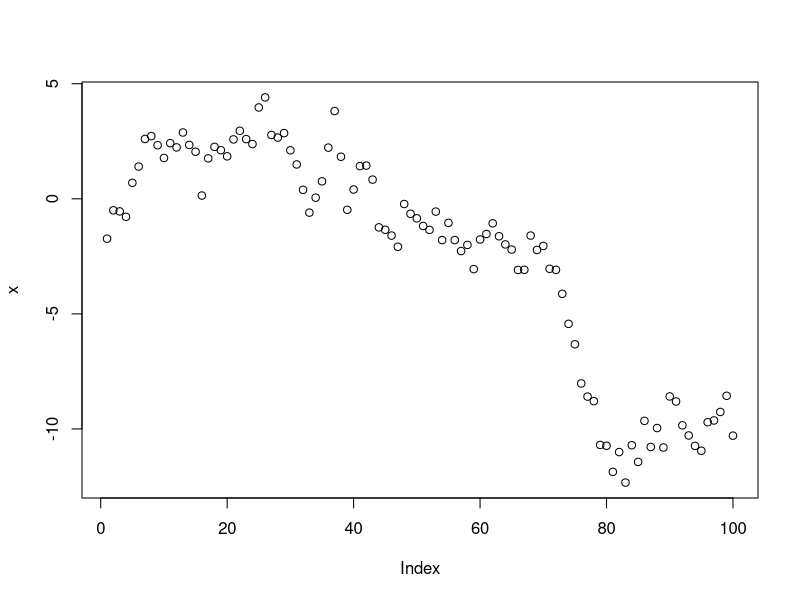
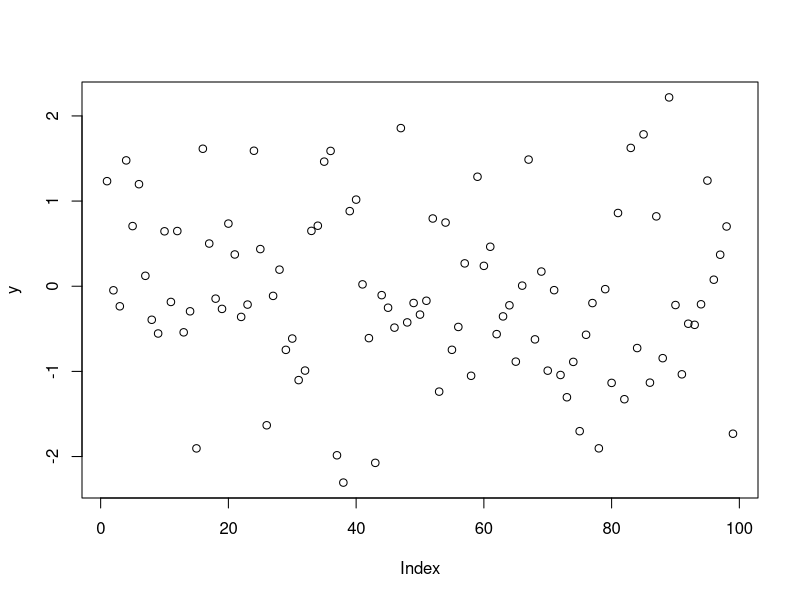
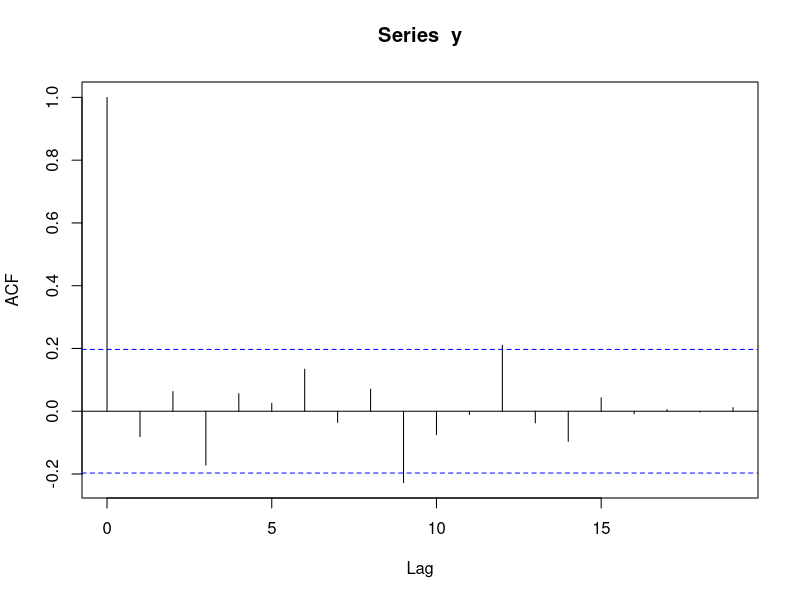
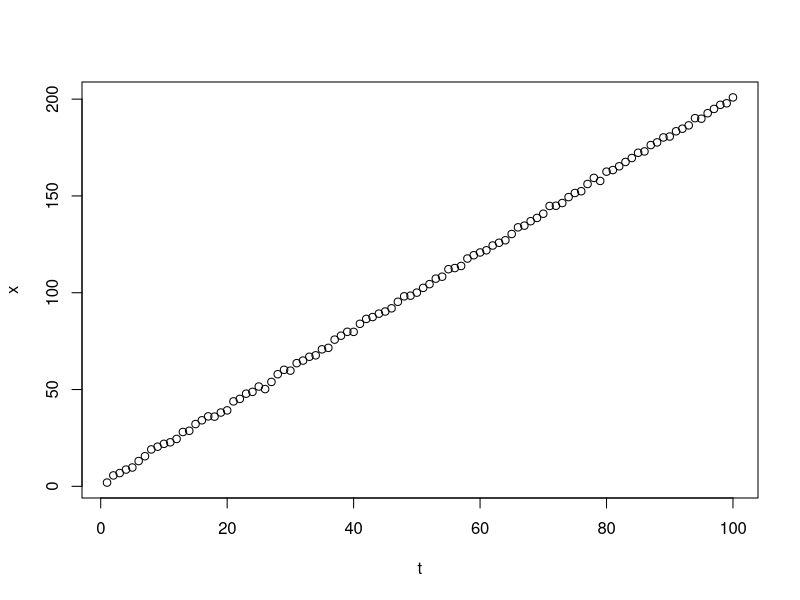
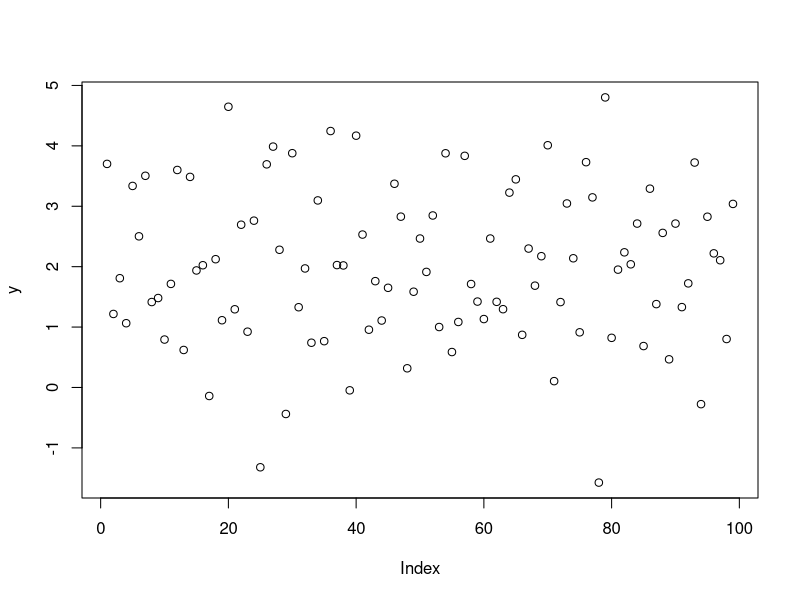
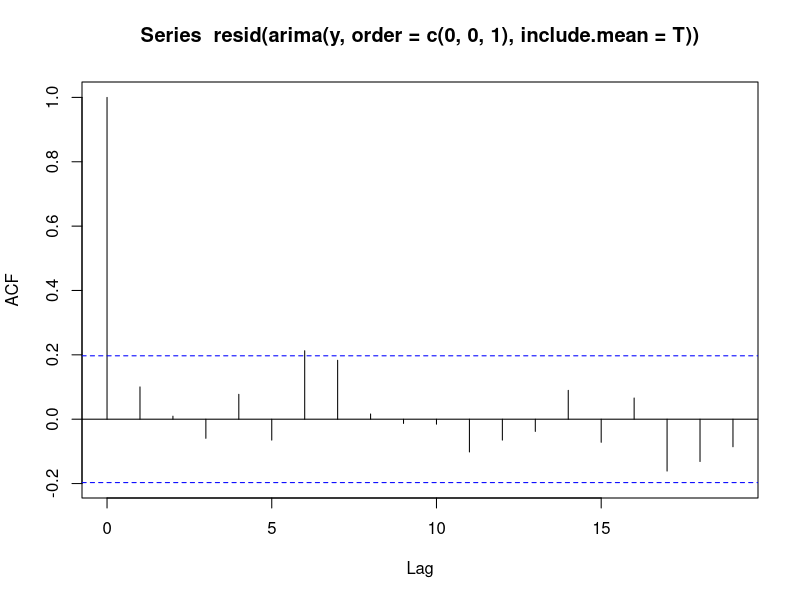

Generate these figures, in order, with R:
## ---- chunk 1

## ---- chunk 2
x <- cumsum(rnorm(100))
plot(x)
y <- diff(x)
plot(y)
acf(y)
## ---- chunk 3
a <- 1
b <- 2
t <- 1:100
x <- a + b * t + rnorm(100)
plot(t, x)

y <- diff(x)
plot(y) #this should be MA with mean b
arima(y, order = c(0, 0, 1), include.mean = T)
## ---- chunk 4
acf(resid(arima(y, order = c(0, 0, 1), include.mean = T)))
